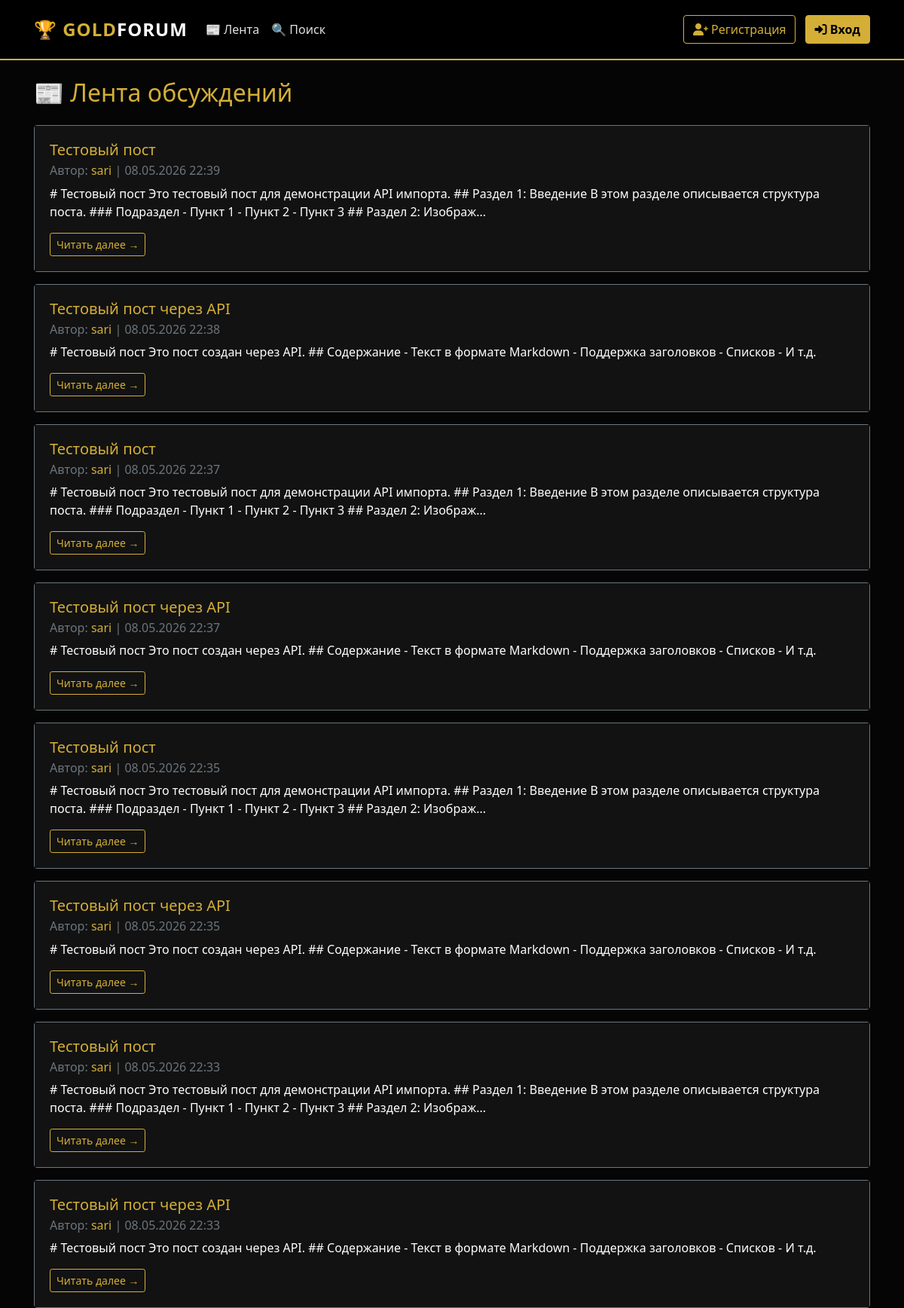
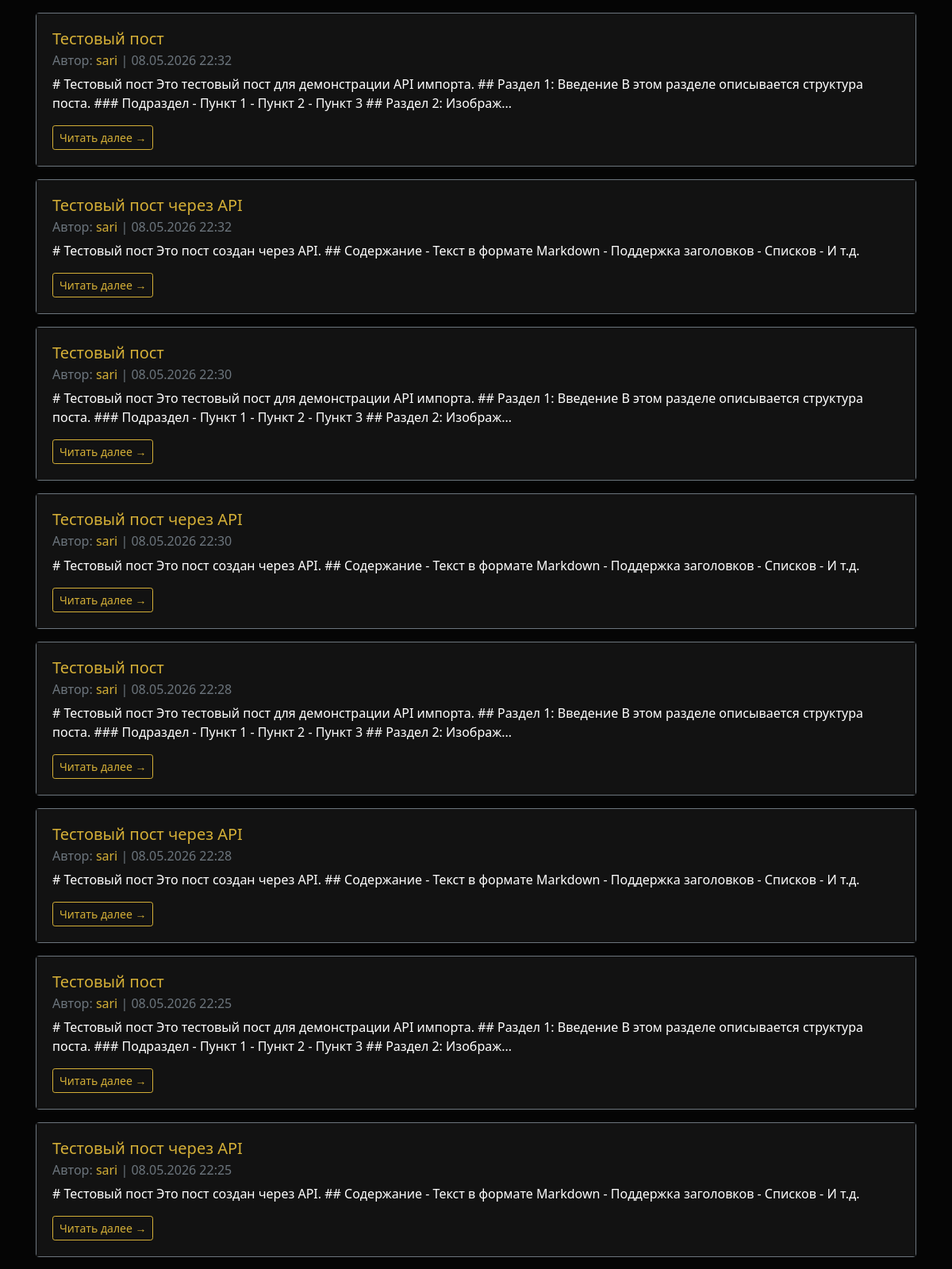
/index (upper part), run on the app's committed database (2 pictures, top to bottom).
### backend/database/models/posts_model.py (models this page shows, shortened)
class PostModel(SqlAlchemyBase, SerializerMixin):
    __tablename__ = 'posts'
    id = sqlalchemy.Column(sqlalchemy.Integer, primary_key=True, autoincrement=True)
    author = sqlalchemy.Column(sqlalchemy.String, nullable=False, index=True)
    title = sqlalchemy.Column(sqlalchemy.String, nullable=True)
    content = sqlalchemy.Column(sqlalchemy.Text, nullable=False)
    content_html = sqlalchemy.Column(sqlalchemy.Text, nullable=True)
    created_at = sqlalchemy.Column(sqlalchemy.DateTime, default=datetime.datetime.now, index=True)
    updated_at = sqlalchemy.Column(sqlalchemy.DateTime, onupdate=datetime.datetime.now)
    path = sqlalchemy.Column(sqlalchemy.Text, nullable=True)
    attached_images = sqlalchemy.Column(sqlalchemy.Text, nullable=True)
    attached_files = sqlalchemy.Column(sqlalchemy.Text, nullable=True)
    likes_count = sqlalchemy.Column(sqlalchemy.Integer, default=0, nullable=False)
    user_id = sqlalchemy.Column(sqlalchemy.Integer, sqlalchemy.ForeignKey("users.id"), nullable=True, index=True)
    user = orm.relationship('UserModel')
    comments = orm.relationship('CommentModel', back_populates='post', cascade='all, delete-orphan')

### app.py (the view)
@app.route('/')
@app.route('/index')
def index():
    db_sess = db_session.create_session()
    try:
        posts = db_sess.query(PostModel).order_by(PostModel.created_at.desc()).limit(50).all()
        interactions = {}
        if current_user.is_authenticated:
            user_interactions = db_sess.query(UserPostInteraction).filter_by(
                user_id=current_user.id
            ).all()
            interactions = {i.post_id: i for i in user_interactions}
        return render_template("index.html", posts=posts, interactions=interactions)
    finally:
        db_sess.close()

### backend/database/db_session.py (called while the page is built)
def create_session() -> Session:
    global __factory
    return __factory()

### templates/index.html (shortened to what this page needs)
{% extends "base.html" %}
{% block content %}
<div class="d-flex justify-content-between align-items-center mb-4">
    <h2 class="text-gold mb-0">📰 Лента обсуждений</h2>
</div>
{% if posts %}
    {% for item in posts %}
    {% set interaction = interactions.get(item.id) %}
    {% if not interaction or not interaction.is_not_interested %}
    <div class="card mb-3 border-secondary feed-post-card" id="post-card-{{ item.id }}" data-post-id="{{ item.id }}">
        <div class="card-body">
            <div class="d-flex justify-content-between align-items-start">
                <div class="flex-grow-1">
                    <h5 class="card-title text-gold">
                        <a href="/post/{{ item.id }}" class="text-decoration-none">
                            {{ item.title or 'Без заголовка' }}
                        </a>
                    </h5>
                    <h6 class="card-subtitle mb-2 text-muted">
                        Автор: <a href="/profile/{{ item.user_id }}" class="text-gold">
                            {{ item.author }}
                        </a> |
                        {{ item.created_at.strftime('%d.%m.%Y %H:%M') if item.created_at else 'Неизвестно' }}
                    </h6>
                </div>
            </div>
            <p class="card-text text-white">
                {{ item.content[:200] }}{% if item.content|length > 200 %}...{% endif %}
            </p>
            <a href="/post/{{ item.id }}" class="btn btn-sm btn-outline-warning">
                Читать далее →
            </a>
        </div>
    </div>
    {% endif %}
    {% endfor %}
{% else %}
    <div class="alert alert-info text-center">
        <p class="mb-0">📭 Постов пока нет. Будьте первым!</p>
    </div>
{% endif %}
{% endblock %}

### templates/base.html (shortened to what this page needs)
<!DOCTYPE html>
<html lang="ru">
<head>
    <link rel="stylesheet"
          href="https://stackpath.bootstrapcdn.com/bootstrap/4.4.1/css/bootstrap.min.css"
>
    <link rel="stylesheet" href="https://cdnjs.cloudflare.com/ajax/libs/font-awesome/6.0.0-beta3/css/all.min.css">
    <link rel="stylesheet" type="text/css" href="{{ url_for('static', filename='css/style.css') }}">
    <link rel="stylesheet" type="text/css" href="{{ url_for('static', filename='css/error.css') }}">
</head>
<body>
<header>
    <nav class="navbar navbar-expand-lg navbar-dark">
        <div class="container">
            <a class="navbar-brand" href="/">
                🏆 GOLD<span class="text-white">FORUM</span>
            </a>
            <div class="collapse navbar-collapse" id="navbarNav">
                <ul class="navbar-nav mr-auto">
                    <li class="nav-item {% if request.path == '/' or request.path == '/index' %}active{% endif %}">
                        <a class="nav-link" href="/">📰 Лента</a>
                    </li>
                    <li class="nav-item {% if request.path == '/search' %}active{% endif %}">
                        <a class="nav-link" href="/search">🔍 Поиск</a>
                    </li>
                </ul>
                <ul class="navbar-nav ml-auto align-items-center">
                    {% if current_user.is_authenticated %}
                        <li class="nav-item mr-3">
                            <span class="badge" style="background-color: var(--gold-primary); color: #000;">
                                <i class="fas fa-user-check"></i> {{ current_user.username }}
                            </span>
                        </li>
                        <li class="nav-item dropdown">
                            <button class="btn dropdown-toggle user-dropdown-btn" type="button" id="userMenu" data-toggle="dropdown" aria-haspopup="true" aria-expanded="false" style="color: var(--gold-primary);">
                                <i class="fas fa-user-circle"></i> Личный кабинет
                            </button>
                            <div class="dropdown-menu dropdown-menu-right" aria-labelledby="userMenu" style="background-color: var(--bg-card); border-color: var(--gold-primary);">
                                <a class="dropdown-item" href="/profile/{{ current_user.id }}" style="color: var(--text-main);">
                                    <i class="fas fa-id-card"></i> Профиль
                                </a>
                                <div class="dropdown-divider" style="border-color: #333;"></div>
                                <a class="dropdown-item" href="/logout" style="color: var(--text-main);">
                                    <i class="fas fa-sign-out-alt"></i> Выход
                                </a>
                            </div>
                        </li>
                    {% else %}
                        <li class="nav-item">
                            <a class="btn btn-outline-warning" href="/register" style="border-color: var(--gold-primary); color: var(--gold-primary);">
                                <i class="fas fa-user-plus"></i> Регистрация
                            </a>
                            <a class="btn btn-primary" href="/login" style="margin-left: 0.5rem;">
                                <i class="fas fa-sign-in-alt"></i> Вход
                            </a>
                        </li>
                    {% endif %}
                </ul>
            </div>
        </div>
    </nav>
</header>
<div class="wrapper">
    <main role="main" class="container py-4">
        <div class="main-card">
            {% block content %}{% endblock %}
        </div>
    </main>
</div>
</body>
</html>

### static/css/style.css (style rules this page uses)
:root { --bg-black: #050505; --bg-card: #121212; --bg-dark: #1a1a1a; --gold-primary: #D4AF37; --gold-hover: #B59024; --gold-light: #F4CF57; --text-main: #E0E0E0; --text-muted: #A0A0A0; }
body { background-color: var(--bg-black); color: var(--text-main); font-family: 'Segoe UI', Tahoma, Geneva, Verdana, sans-serif; min-height: 100vh; display: flex; flex-direction: column; }
a { color: var(--gold-primary); text-decoration: none; transition: color 0.3s ease; }
.text-gold { color: var(--gold-primary) !important; }
.navbar { background-color: #000 !important; border-bottom: 2px solid var(--gold-primary); padding: 1rem 0; }
.navbar-brand { color: var(--gold-primary) !important; font-weight: 700; font-size: 1.5rem; letter-spacing: 1px; }
.nav-link { color: var(--text-main) !important; transition: color 0.3s ease; }
.btn-primary { background-color: var(--gold-primary); border-color: var(--gold-primary); color: #000; font-weight: 600; transition: all 0.3s ease; }
.btn-outline-warning { color: var(--gold-primary); border-color: var(--gold-primary); }
.card { background-color: var(--bg-card); border: 1px solid #333; transition: border-color 0.3s ease; }
.card-body { background-color: var(--bg-card); }

### data on the page
PostModel: title "Тестовый пост", author "sari", created_at "08.05.2026 22:39", content "# Тестовый пост Это тестовый пост для демонстрации API импорта. ## Раздел 1: Введение В этом разделе описывается структура поста. ### Подраздел - Пункт 1 - Пункт 2 - Пункт 3 ## Раздел 2: Изображ"
PostModel: title "Тестовый пост через API", author "sari", created_at "08.05.2026 22:38", content "# Тестовый пост Это пост создан через API. ## Содержание - Текст в формате Markdown - Поддержка заголовков - Списков - И т.д."
PostModel: title "Тестовый пост", author "sari", created_at "08.05.2026 22:37", content "# Тестовый пост Это тестовый пост для демонстрации API импорта. ## Раздел 1: Введение В этом разделе описывается структура поста. ### Подраздел - Пункт 1 - Пункт 2 - Пункт 3 ## Раздел 2: Изображ"
PostModel: title "Тестовый пост через API", author "sari", created_at "08.05.2026 22:37", content "# Тестовый пост Это пост создан через API. ## Содержание - Текст в формате Markdown - Поддержка заголовков - Списков - И т.д."
PostModel: title "Тестовый пост", author "sari", created_at "08.05.2026 22:35", content "# Тестовый пост Это тестовый пост для демонстрации API импорта. ## Раздел 1: Введение В этом разделе описывается структура поста. ### Подраздел - Пункт 1 - Пункт 2 - Пункт 3 ## Раздел 2: Изображ"
PostModel: title "Тестовый пост через API", author "sari", created_at "08.05.2026 22:35", content "# Тестовый пост Это пост создан через API. ## Содержание - Текст в формате Markdown - Поддержка заголовков - Списков - И т.д."
PostModel: title "Тестовый пост", author "sari", created_at "08.05.2026 22:33", content "# Тестовый пост Это тестовый пост для демонстрации API импорта. ## Раздел 1: Введение В этом разделе описывается структура поста. ### Подраздел - Пункт 1 - Пункт 2 - Пункт 3 ## Раздел 2: Изображ"
PostModel: title "Тестовый пост через API", author "sari", created_at "08.05.2026 22:33", content "# Тестовый пост Это пост создан через API. ## Содержание - Текст в формате Markdown - Поддержка заголовков - Списков - И т.д."
PostModel: title "Тестовый пост", author "sari", created_at "08.05.2026 22:32", content "# Тестовый пост Это тестовый пост для демонстрации API импорта. ## Раздел 1: Введение В этом разделе описывается структура поста. ### Подраздел - Пункт 1 - Пункт 2 - Пункт 3 ## Раздел 2: Изображ"
PostModel: title "Тестовый пост через API", author "sari", created_at "08.05.2026 22:32", content "# Тестовый пост Это пост создан через API. ## Содержание - Текст в формате Markdown - Поддержка заголовков - Списков - И т.д."
PostModel: title "Тестовый пост", author "sari", created_at "08.05.2026 22:30", content "# Тестовый пост Это тестовый пост для демонстрации API импорта. ## Раздел 1: Введение В этом разделе описывается структура поста. ### Подраздел - Пункт 1 - Пункт 2 - Пункт 3 ## Раздел 2: Изображ"
PostModel: title "Тестовый пост через API", author "sari", created_at "08.05.2026 22:30", content "# Тестовый пост Это пост создан через API. ## Содержание - Текст в формате Markdown - Поддержка заголовков - Списков - И т.д."
PostModel: title "Тестовый пост", author "sari", created_at "08.05.2026 22:28", content "# Тестовый пост Это тестовый пост для демонстрации API импорта. ## Раздел 1: Введение В этом разделе описывается структура поста. ### Подраздел - Пункт 1 - Пункт 2 - Пункт 3 ## Раздел 2: Изображ"
PostModel: title "Тестовый пост через API", author "sari", created_at "08.05.2026 22:28", content "# Тестовый пост Это пост создан через API. ## Содержание - Текст в формате Markdown - Поддержка заголовков - Списков - И т.д."
PostModel: title "Тестовый пост", author "sari", created_at "08.05.2026 22:25", content "# Тестовый пост Это тестовый пост для демонстрации API импорта. ## Раздел 1: Введение В этом разделе описывается структура поста. ### Подраздел - Пункт 1 - Пункт 2 - Пункт 3 ## Раздел 2: Изображ"
PostModel: title "Тестовый пост через API", author "sari", created_at "08.05.2026 22:25", content "# Тестовый пост Это пост создан через API. ## Содержание - Текст в формате Markdown - Поддержка заголовков - Списков - И т.д."
